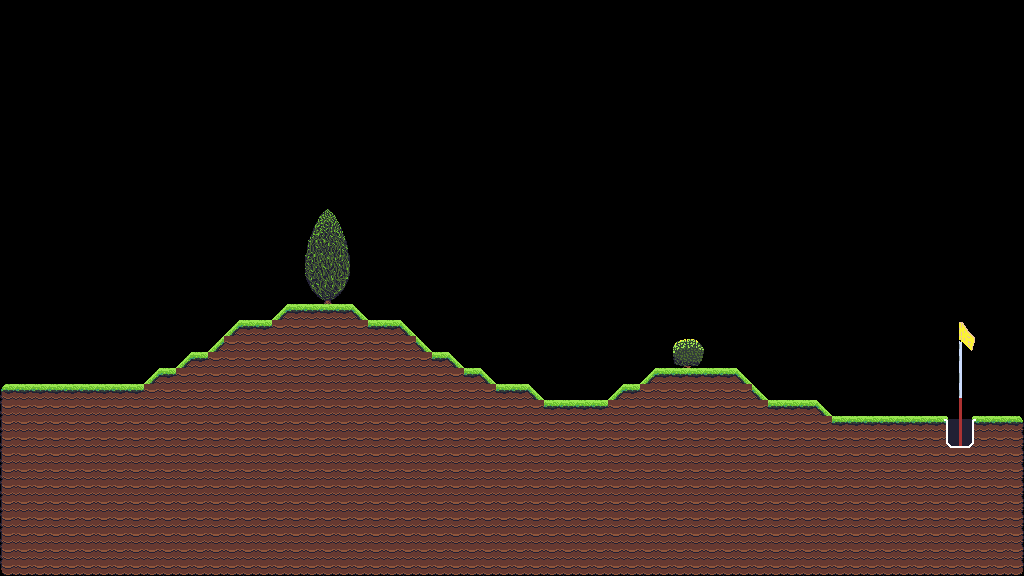

A 2D game scene composited from a Tiled map and its tileset images. What follows is a short description and the map's XML, with each tile layer's data collapsed to a summary:
An orthogonal 64x36 tile map with 16x16 px tiles, 1 tile layer (Level), 2 tilesets and 204 objects (123x collide, 2x finish, juniper, bushes).

<map version="1.10" tiledversion="1.11.1" orientation="orthogonal" renderorder="right-down" width="64" height="36" tilewidth="16" tileheight="16" infinite="0" nextlayerid="8" nextobjectid="7652">
 <tileset firstgid="1" name="prototype" tilewidth="16" tileheight="16" tilecount="128" columns="16">
  <image source="images/prototype.png" width="256" height="128" />
  <tile id="0" type="ground" />
  <tile id="1" type="ground" />
  <tile id="2" type="ground" />
  <tile id="3" type="ground" />
  <tile id="4" type="ground" />
 </tileset>
 <tileset firstgid="129" name="all2" tilewidth="16" tileheight="16" tilecount="210" columns="14">
  <image source="images/all2.png" width="224" height="244" />
 </tileset>
 <layer id="1" name="Level" width="64" height="36">
  <data>[2304 cells, 850 non-empty, 50 distinct tile ids]</data>
 </layer>
 <objectgroup id="7" name="Bushes_Leaf_Object">
  <object id="7501" name="juniper" x="304" y="208" width="51" height="94.5" />
  <object id="7639" name="bushes" x="672" y="336" width="32" height="32" />
 </objectgroup>
 <objectgroup id="6" name="Bushes_Object">
  <object id="7497" x="309.818" y="238.546">
   <polygon points="0,0 18,-28.7273 34,-0.181818" />
  </object>
  <object id="7498" x="309.909" y="239.647">
   <polygon points="0,0 34,-0.919192 38.9091,31.6202 -3.81818,32.1717" />
  </object>
  <object id="7499" x="305.909" y="272.553">
   <polygon points="0,0 42.8182,-0.643514 37.5455,15.5363 5.54545,15.7201" />
  </object>
  <object id="7500" x="312" y="288.916">
   <polygon points="0,0 31.0909,-0.280098 21,9.71007 11.1818,10.0835" />
  </object>
  <object id="7497" x="309.818" y="238.546">
   <polygon points="0,0 18,-28.7273 34,-0.181818" />
  </object>
  <object id="7498" x="309.909" y="239.647">
   <polygon points="0,0 34,-0.919192 38.9091,31.6202 -3.81818,32.1717" />
  </object>
  <object id="7499" x="305.909" y="272.553">
   <polygon points="0,0 42.8182,-0.643514 37.5455,15.5363 5.54545,15.7201" />
  </object>
  <object id="7500" x="312" y="288.916">
   <polygon points="0,0 31.0909,-0.280098 21,9.71007 11.1818,10.0835" />
  </object>
  <object id="7638" x="675" y="339.5" width="26.5" height="28.5" />
  <object id="7638" x="675" y="339.5" width="26.5" height="28.5" />
 </objectgroup>
 <objectgroup id="2" name="Ground_Object">
  <object id="7441" type="collide" x="1008" y="416" width="16" height="16" />
  <object id="7442" type="collide" x="0" y="384" width="16" height="16" />
  <object id="7443" type="collide" x="288" y="304" width="16" height="16" />
  <object id="7444" type="collide" x="240" y="320" width="16" height="16" />
  <object id="7445" type="collide" x="256" y="320" width="16" height="16" />
  <object id="7446" type="collide" x="368" y="320" width="16" height="16" />
  <object id="7447" type="collide" x="384" y="320" width="16" height="16" />
  <object id="7448" type="collide" x="192" y="352" width="16" height="16" />
  <object id="7449" type="collide" x="432" y="352" width="16" height="16" />
  <object id="7450" type="collide" x="160" y="368" width="16" height="16" />
  <object id="7451" type="collide" x="464" y="368" width="16" height="16" />
  <object id="7452" type="collide" x="656" y="368" width="16" height="16" />
  <object id="7453" type="collide" x="704" y="368" width="16" height="16" />
  <object id="7454" type="collide" x="720" y="368" width="16" height="16" />
  <object id="7455" type="collide" x="16" y="384" width="16" height="16" />
  <object id="7456" type="collide" x="32" y="384" width="16" height="16" />
  <object id="7457" type="collide" x="48" y="384" width="16" height="16" />
  <object id="7458" type="collide" x="64" y="384" width="16" height="16" />
  <object id="7459" type="collide" x="80" y="384" width="16" height="16" />
  <object id="7460" type="collide" x="96" y="384" width="16" height="16" />
  <object id="7461" type="collide" x="112" y="384" width="16" height="16" />
  <object id="7462" type="collide" x="128" y="384" width="16" height="16" />
  <object id="7463" type="collide" x="496" y="384" width="16" height="16" />
  <object id="7464" type="collide" x="512" y="384" width="16" height="16" />
  <object id="7465" type="collide" x="624" y="384" width="16" height="16" />
  <object id="7466" type="collide" x="544" y="400" width="16" height="16" />
  <object id="7467" type="collide" x="560" y="400" width="16" height="16" />
  <object id="7468" type="collide" x="576" y="400" width="16" height="16" />
  <object id="7469" type="collide" x="592" y="400" width="16" height="16" />
  <object id="7470" type="collide" x="768" y="400" width="16" height="16" />
  <object id="7471" type="collide" x="784" y="400" width="16" height="16" />
  <object id="7472" type="collide" x="800" y="400" width="16" height="16" />
  <object id="7473" type="collide" x="832" y="416" width="16" height="16" />
  <object id="7474" type="collide" x="848" y="416" width="16" height="16" />
  <object id="7475" type="collide" x="864" y="416" width="16" height="16" />
  <object id="7476" type="collide" x="880" y="416" width="16" height="16" />
  <object id="7477" type="collide" x="896" y="416" width="16" height="16" />
  <object id="7478" type="collide" x="912" y="416" width="16" height="16" />
  <object id="7479" type="collide" x="928" y="416" width="16" height="16" />
  <object id="7480" type="collide" x="976" y="416" width="16" height="16" />
  </objectgroup>
 <objectgroup id="3" name="Hole_Object">
  <!-- 8 objects omitted --></objectgroup>
 <objectgroup id="5" name="Spawn_Object">
  <!-- 1 objects omitted --></objectgroup>
</map>
<!-- 152 of 204 objects omitted -->
